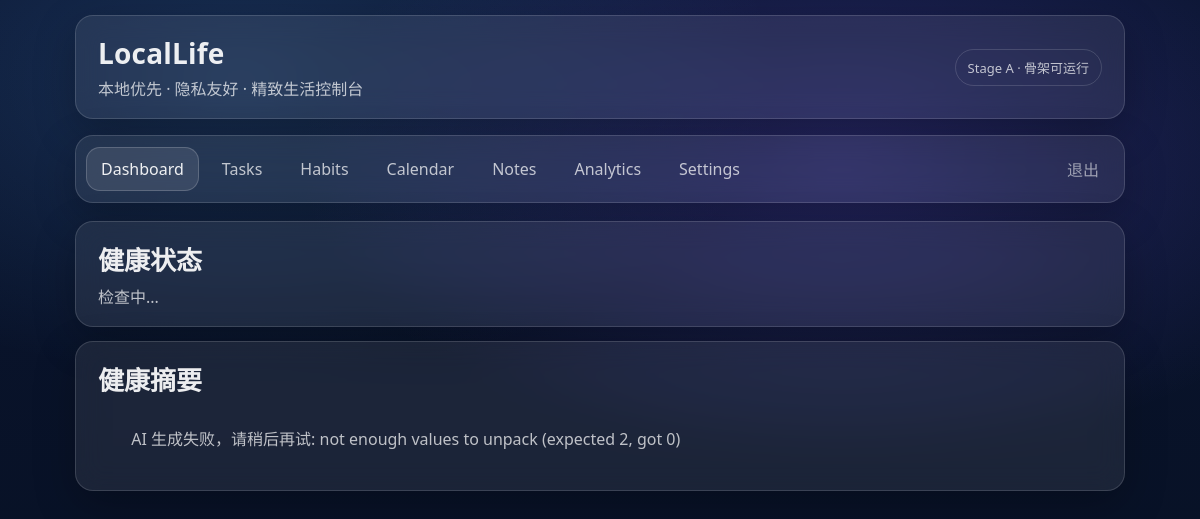
Page / (signed in) on the earlier database version.
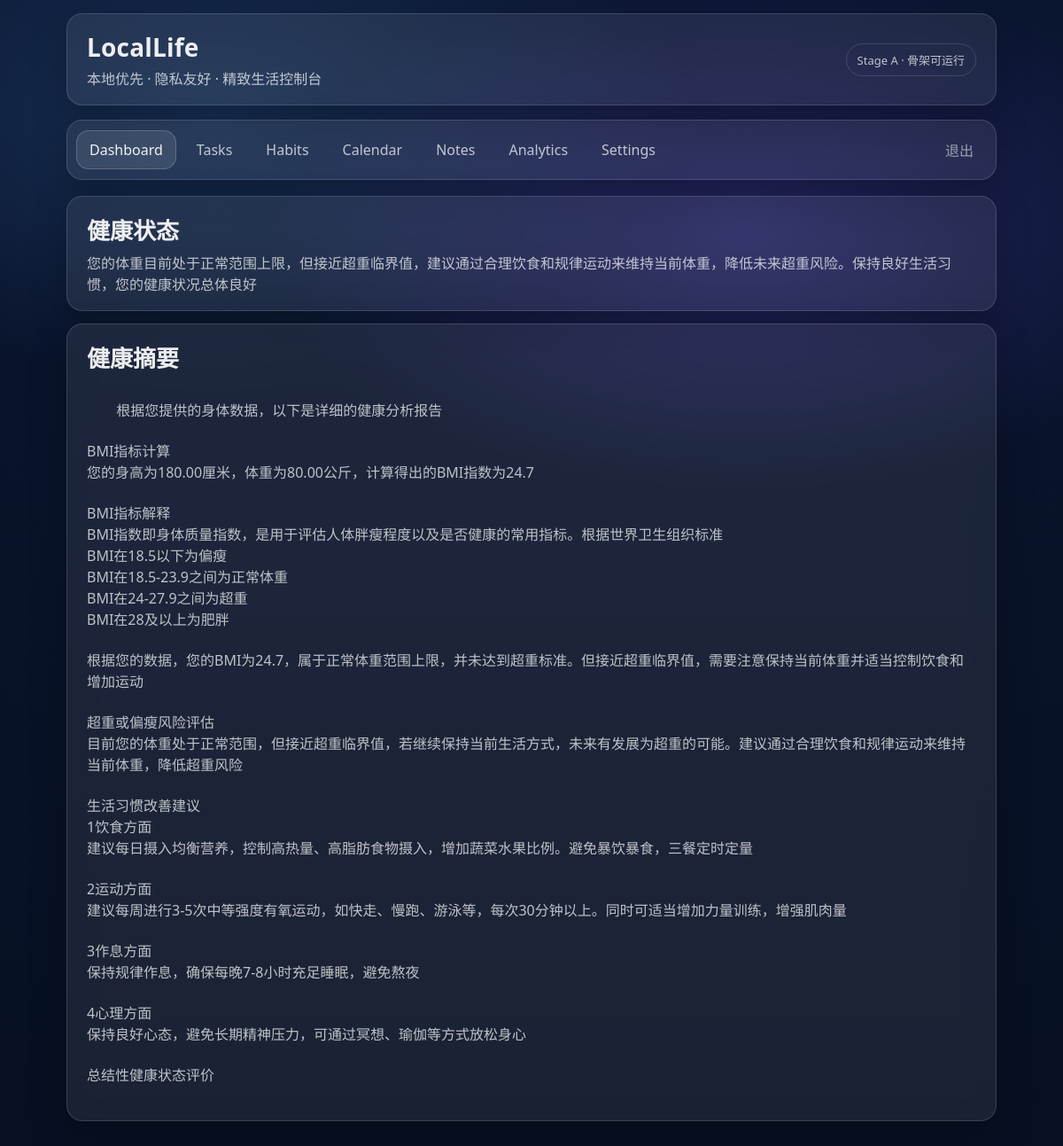
Same page on the later database version.
### profiles/models.py (models this page shows, shortened)
class HealthProfile(models.Model):
    user = models.OneToOneField(settings.AUTH_USER_MODEL, on_delete=models.CASCADE)
    height_cm = models.DecimalField(max_digits=5, decimal_places=2,null=True, blank=True)
    weight_kg = models.DecimalField(max_digits=5, decimal_places=2, null=True, blank=True)
    age_year=models.IntegerField(null=True,blank=True)
    updated_at = models.DateTimeField(auto_now=True)
    ai_summary = models.TextField(blank=True, default="")
    ai_status = models.CharField(max_length=64, blank=True, default="")
    ai_signature = models.CharField(max_length=64, blank=True, default="")  # 用于判断“数据是否变过”
    ai_updated_at = models.DateTimeField(null=True, blank=True)

### core/views.py (the view)
# urls.py: path("", views.dashboard, name="dashboard"),
@login_required
def dashboard(request):
    profile = HealthProfile.objects.filter(user=request.user).first()
    has_basic = (profile is not None and profile.height_cm is not None and profile.weight_kg is not None and profile.age_year is not None)
    ai_summary = ""
    ai_status = ""
    if has_basic:
        sig = make_signature(profile)
        if profile.ai_signature == sig and profile.ai_summary:
            ai_summary = profile.ai_summary
            ai_status = profile.ai_status or ""
        else:
            height = profile.height_cm
            weight = profile.weight_kg
            age = profile.age_year
            prompt = (
                f"用户身高：{height} cm，体重：{weight} kg，年龄：{age} 岁。"
                "请根据这些数据生成一份详细的健康分析报告，"
                "包括 BMI 指标解释、是否存在超重或偏瘦风险、"
                "建议的生活习惯改善措施等。"
                "注意：输出的时候不要用markdown格式，不要使用星号或者其他语法特殊符号，否则输出到html里会出现很多乱码"
                "最后一行给出一个总结性的健康状态评价，记住，评价内容都要在最后一行"
            )
            try:
                result = get_health_analysis(prompt)
                lines = result.split("\n")
                if len(lines) > 1:
                    ai_status = lines[-1]
                    ai_summary = "\n".join(lines[:-1])
                else:
                    ai_summary = result
                    ai_status = ""
                profile.ai_summary = ai_summary
                profile.ai_status = ai_status
                profile.ai_signature = sig
                profile.ai_updated_at = timezone.now()
                profile.save(update_fields=["ai_summary","ai_status","ai_signature","ai_updated_at"])
                profile.refresh_from_db()
            except Exception as e:
                ai_summary = f"AI 生成失败，请稍后再试: {str(e)}"
    return render(request,"core/dashboard.html",
                {"has_basic": has_basic,
                "ai_summary": ai_summary,
                "ai_status": ai_status,
                "profile": profile}
    )

### core/views.py (called while the page is built)
def make_signature(profile: HealthProfile) -> str:
    raw = f"{profile.height_cm}|{profile.weight_kg}|{profile.age_year}"
    return hashlib.sha256(raw.encode("utf-8")).hexdigest()

### profiles/zhipu_client.py (called while the page is built)
def get_health_analysis(prompt: str) -> str:
    resp = _client.chat.completions.create(
        model=settings.ZAI_MODEL,
        messages=[
            {"role": "system", "content": "请根据用户提供的身体数据给出专业的健康分析报告。（中文输出）"},
            {"role": "user", "content": prompt},
        ],
        temperature=0.7,
    )
    return resp.choices[0].message.content

### templates/core/dashboard.html (shortened to what this page needs)
{% extends "base.html" %}
{% block content %}
  <section class="glass card">
    <div class="card-title">健康状态</div>
    {% if has_basic %}
      <div class="card-subtitle">
        {{ ai_status|default:"检查中..." }}
      </div>
    {% else %}
      <div class="card-subtitle">
        健康检查暂不可用，请先去 Settings 填写健康基本信息
      </div>
    {% endif %}
  </section>
  <section class="glass card">
    <div class="card-title">健康摘要</div>
    {% if has_basic %}
      <div class="card-subtitle" style="white-space: pre-wrap;">
        {{ ai_summary }}
      </div>
    {% else %}
      <div class="card-subtitle">请先去 Settings 填写健康基本信息</div>
    {% endif %}
  </section>
{% endblock %}

Differences in the rows shown:
now on this page (row edited): HealthProfile: ai_status "您的体重目前处于正常范围上限，但接近超重临界值，建议通过合理饮食和规律运动来维持当前体重，降低未来超重风险。保持良好生活习惯，您的健康状况总体良好", ai_summary "根据您提供的身体数据，以下是详细的健康分析报告 BMI指标计算 您的身高为180.00厘米，体重为80.00公斤，计算得出的BMI指数为24.7 BMI指标解释 BMI指数即身体质量指数，是用于评估人体胖瘦程度以及是否健康的常用指标。根据世界卫生组织标准 BMI在18.5以下为偏瘦 BMI在18.5-23.9之间为正常体重 BMI在24-27.9之间为超重 BMI在28及以上为肥胖 根据您的数据，您的BMI为24.7，属于正常体重范围上限，并未达到超重标准。但接近超重临界值，需要注意保持当前体重并适当控制饮食和增加运动 超重或偏瘦风险评估 目前您的体重处于正常范围，但接近超重临界值，若继续保持当前生活方式，未来有发展为超重的可能。建议通过合理饮食和规律运动来维持当前体重，降低超重风险 生活习惯改善建议 1饮食方面 建议每日摄入均衡营养，控制高热量、高脂肪食物摄入，增加蔬菜水果比例。避免暴饮暴食，三餐定时定量 2运动方面 建议每周进行3-5次中等强度有氧运动，如快走、慢跑、游泳等，每次30分钟以上。同时可适当增加力量训练，增强肌肉量 3作息方面 保持规律作息，确保每晚7-8小时充足睡眠，避免熬夜 4心理方面 保持良好心态，避免长期精神压力，可通过冥想、瑜伽等方式放松身心 总结性健康状态评价"
Other differences:
{{ ai_status|default:"检查中..." }}: "检查中..." → (not shown)
{{ ai_summary }}: "AI 生成失败，请稍后再试: not enough values to unpack (expected 2, got 0)" → (not shown)
